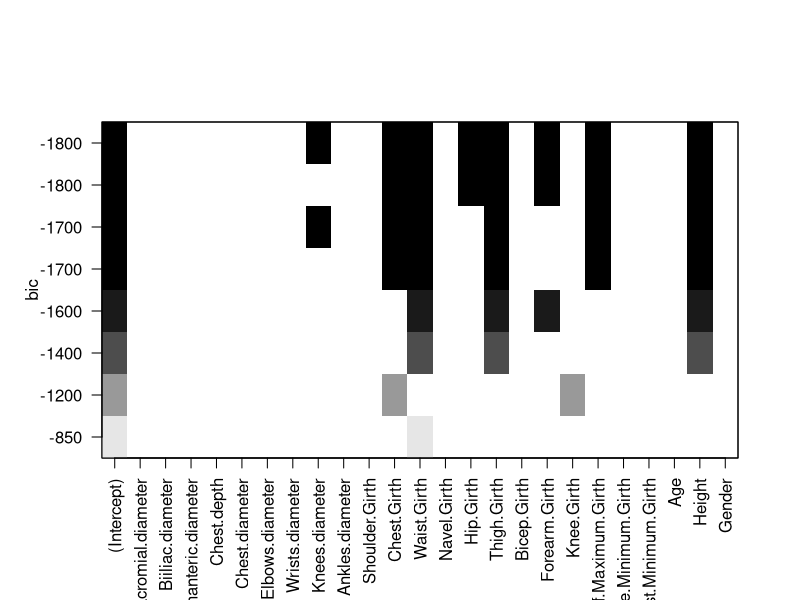
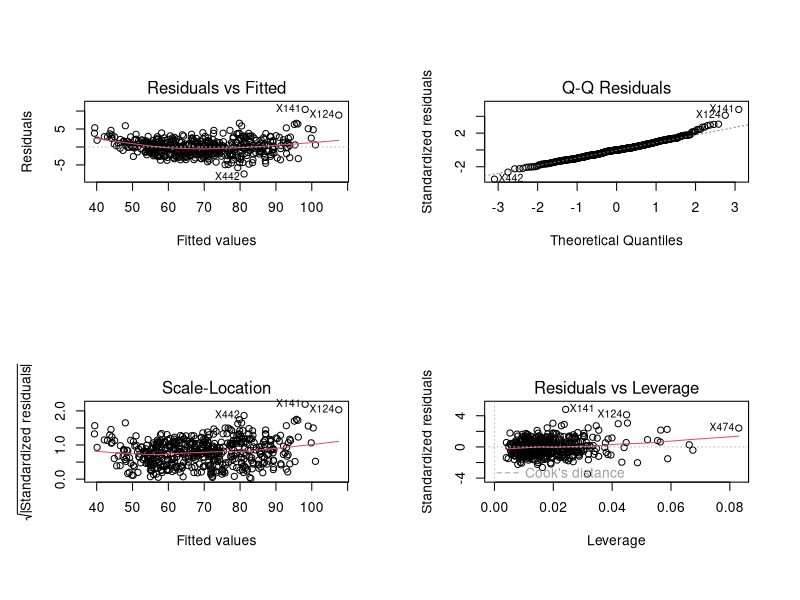
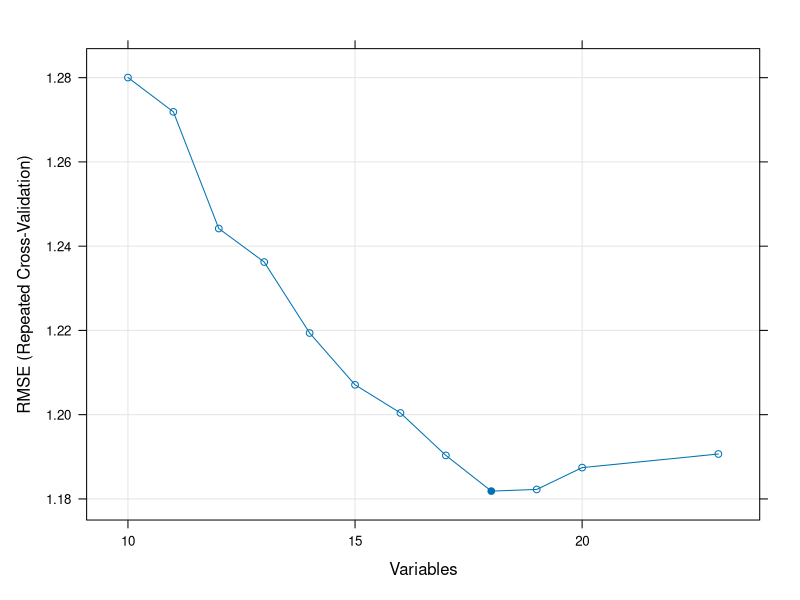
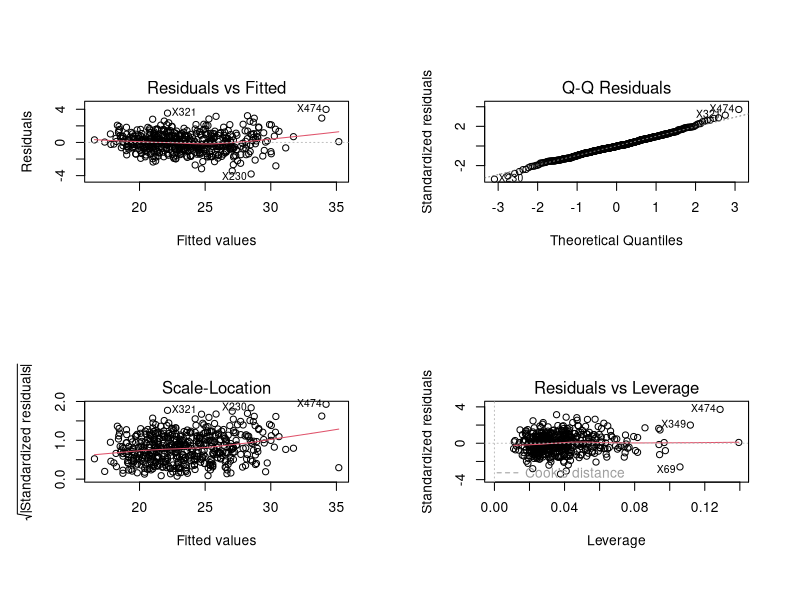
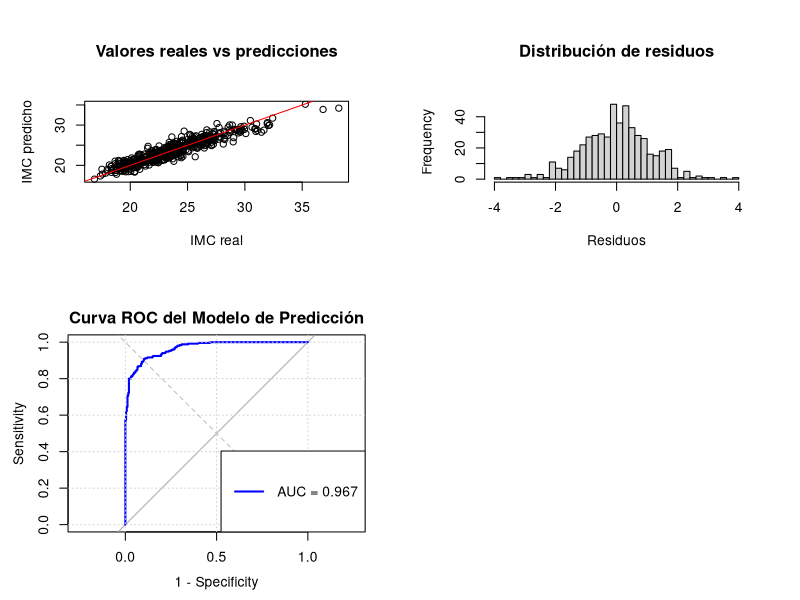

The R script that drew these images, in order:
## ---- chunk 1

#Cargamos las librerías necesarias
library(leaps)
library(caret)
library(pROC)
library(car)
library(dplyr)
library(randomForest)

#Realizamos la lectura de los datos.
datos <- read.csv2("EP09 Datos.csv")

## ---- chunk 2
#Realizamos la lectura de los datos.
datos <- read.csv2("EP09 Datos.csv")

#Definimos la semilla a utilizar

set.seed(6887)
## ---- chunk 3
# Convertimos la altura de centímetros a metros
datos <- datos %>% mutate(Height = Height / 100)

# Calculamos el IMC 
datos <- datos %>% mutate(IMC = Weight / (Height^2))

#Segundo creamos la variable EN para cada persona
datos <- datos %>% mutate(EN = ifelse(IMC >= 23.2, 1, 0)) # 1: Sobrepeso, 0: No sobrepeso

noSobrepeso <- datos %>% filter(EN == 0) %>% sample_n(50)
sobrepeso <- datos %>% filter(EN == 1) %>% sample_n(50)
muestra <- rbind(noSobrepeso, sobrepeso)

## ---- chunk 4
#Excluimos las variables IMC y EN
variables <- setdiff(names(datos), c("Weight", "IMC", "EN"))

#Seleccionamos los predictores usando regsubsets
leaps_model <- regsubsets(Weight ~ ., data = datos[, c("Weight", variables)], 
                         nbest = 1, nvmax = 8, method = "exhaustive")

#Análisis detallado de los mejores modelos para cada número de predictores
plot(leaps_model)

#Obtenemos los mejores predictores
summary_leaps <- summary(leaps_model)
mejores_predictores <- names(coef(leaps_model, which.min(summary_leaps$cp))[-1])

#Mostramos análisis detallado de los predictores seleccionados
cat("\nMejores predictores seleccionados:\n")
print(mejores_predictores)

#Construcción del modelo con bootstrapping
control <- trainControl(method = "boot", number = 2999)
modelo_lm <- train(Weight ~ ., 
                  data = datos[, c("Weight", mejores_predictores)], 
                  method = "lm", 
                  trControl = control)

#Análisis detallado del modelo final
cat("\nResumen del modelo final:\n")
print(summary(modelo_lm$finalModel))

#Métricas de evaluación
cat("\nMétricas de evaluación del modelo:\n")
print(modelo_lm$results)

#Importancia relativa de las variables
importancia <- varImp(modelo_lm)
print(importancia)

#Diagnósticos del modelo
par(mfrow=c(2,2))
plot(modelo_lm$finalModel)
## ---- chunk 5
# Eliminar las variables no deseadas
datos_rfe <- datos[, !(names(datos) %in% c("Weight", "Height", "EN"))]

# Configurar el control de RFE
control_rfe <- rfeControl(
  functions = lmFuncs,
  method = "repeatedcv",
  repeats = 5,
  number = 5,
  verbose = FALSE
)

# Ejecutar RFE
set.seed(6887)  # Para reproducibilidad
rfe_result <- rfe(
  x = datos_rfe %>% select(-IMC),
  y = datos_rfe$IMC,
  sizes = 10:20,
  rfeControl = control_rfe
)

# Análisis detallado de resultados
cat("\nResumen del proceso RFE:\n")
print(rfe_result)

# Visualizar la importancia de las variables
plot(rfe_result, type = c("g", "o"))

# Variables seleccionadas
mejores_variables <- predictors(rfe_result)
cat("\nVariables seleccionadas por RFE:\n")
print(mejores_variables)

# Construir y evaluar el modelo final
modelo_final <- train(
  formula(paste("IMC ~", paste(mejores_variables, collapse = " + "))),
  data = datos_rfe,
  method = "lm",
  trControl = trainControl(
    method = "repeatedcv",
    number = 5,
    repeats = 5
  )
)

# Resumen detallado del modelo
cat("\nResumen del modelo final:\n")
print(summary(modelo_final$finalModel))

# Métricas de rendimiento
cat("\nMétricas de rendimiento del modelo:\n")
print(modelo_final$results)

# Importancia de las variables en el modelo final
importancia_final <- varImp(modelo_final)
cat("\nImportancia relativa de las variables:\n")
print(importancia_final)

# Diagnósticos visuales
par(mfrow=c(2,2))
plot(modelo_final$finalModel)

# Predicciones vs valores reales
predicciones <- predict(modelo_final, datos_rfe)
plot(datos_rfe$IMC, predicciones,
     main = "Valores reales vs predicciones",
     xlab = "IMC real",
     ylab = "IMC predicho")
abline(0, 1, col = "red")

# Análisis de residuos
residuos <- predicciones - datos_rfe$IMC
hist(residuos, 
     main = "Distribución de residuos",
     xlab = "Residuos",
     breaks = 30)

## ---- chunk 6

# Definimos la semilla a utilizar
set.seed(6887)

# Excluimos las variables IMC, Weight, Height y EN
variables_5 <- setdiff(names(datos), c("Weight", "IMC", "Height", "EN"))

# Seleccionamos las columnas necesarias del data frame
datos_seleccionados <- datos %>% select(all_of(variables_5), EN)

# Convertir EN a factor con nombres de niveles válidos
datos_seleccionados$EN <- factor(datos_seleccionados$EN,
                                levels = c(0, 1),
                                labels = c("NoSobrepeso", "Sobrepeso"))

# Configuración del control de RFE
ctrl <- rfeControl(
    functions = lrFuncs,  # Usar funciones para regresión logística
    method = "LOOCV",
    number = nrow(datos_seleccionados)
)

# Realizar RFE
results <- rfe(
    x = datos_seleccionados[, -which(names(datos_seleccionados) == "EN")],
    y = datos_seleccionados$EN,
    sizes = c(2:6),
    rfeControl = ctrl,
    method = "glm",
    family = "binomial",
    metric = "Accuracy"  
)

# Mostrar resultados
print(results)

# Mejor conjunto de predictores obtenidos
predictors <- predictors(results)
print(predictors)

# Construir el modelo final con los mejores predictores
selected_data <- datos_seleccionados[, c(predictors, "EN")]

# Configurar el control para validación cruzada
train_ctrl <- trainControl(
    method = "LOOCV",
    classProbs = TRUE,
    summaryFunction = twoClassSummary,
    savePredictions = TRUE
)

# Entrenar el modelo final
final_model <- train(
    EN ~ .,
    data = selected_data,
    method = "glm",
    family = binomial,
    trControl = train_ctrl,
    metric = "ROC"
)

# Generar predicciones
pred_probs <- predict(final_model, selected_data, type = "prob")

# Crear y graficar la curva ROC
roc_curve <- roc(response = selected_data$EN, 
                 predictor = pred_probs[,"Sobrepeso"],
                 levels = c("NoSobrepeso", "Sobrepeso"))

# Graficar la curva ROC con detalles
plot(roc_curve, 
     main = "Curva ROC del Modelo de Predicción",
     col = "blue",
     lwd = 2,
     legacy.axes = TRUE)
grid()
abline(a = 0, b = 1, lty = 2, col = "gray")

# Calcular y añadir el AUC al gráfico
auc_value <- auc(roc_curve)
legend("bottomright", 
       legend = sprintf("AUC = %.3f", auc_value),
       col = "blue",
       lwd = 2)

# Imprimir resultados detallados
cat("\nResultados del Modelo:\n")
cat("------------------------\n")
cat("AUC:", round(auc_value, 3), "\n")
cat("Predictores seleccionados:", paste(predictors, collapse = ", "), "\n")


# Mostrar matriz de confusión
pred_class <- predict(final_model, selected_data)
conf_matrix <- confusionMatrix(pred_class, selected_data$EN)
print("\nMatriz de Confusión:")
print(conf_matrix)
